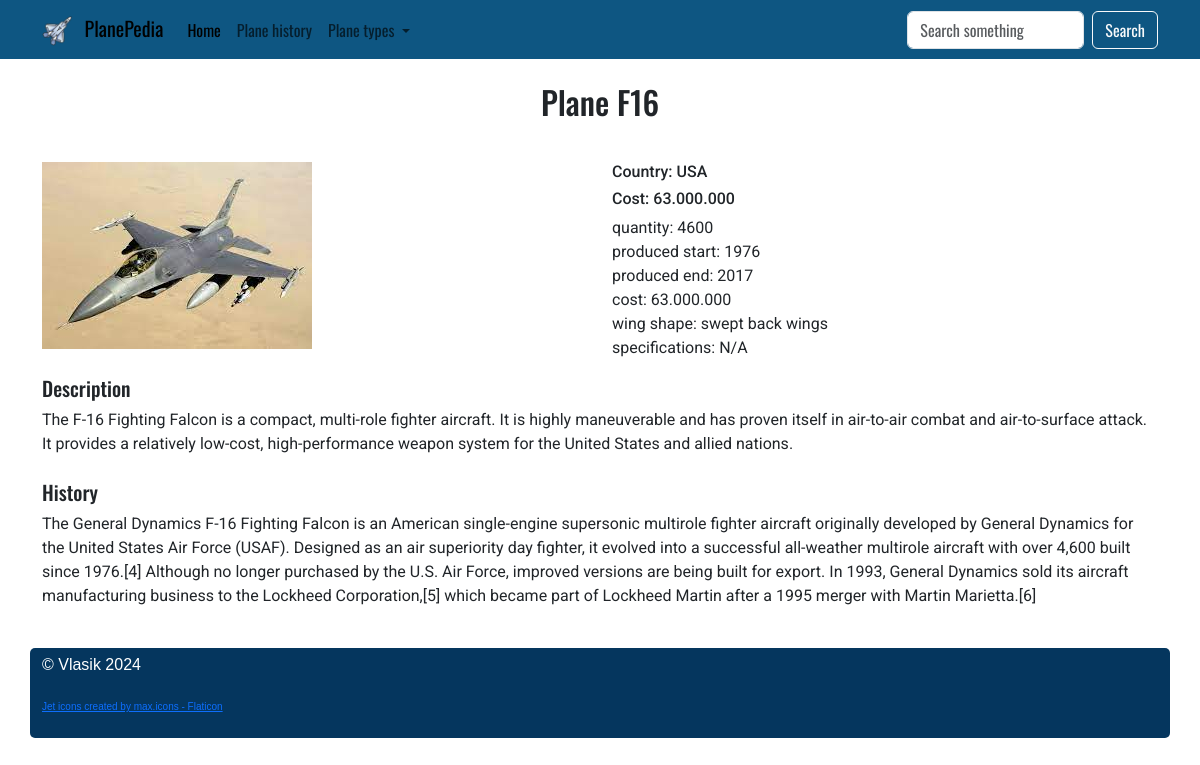
Page /plane/F16 on the committed database.
### tables this page shows
CREATE TABLE "planes" (
	"id"	INTEGER,
	"name"	TEXT,
	"category_id"	INTEGER,
	"image"	TEXT,
	"country"	TEXT,
	"quantity"	INTEGER,
	"producedstart"	TEXT,
	"producedend"	TEXT,
	"cost"	INTEGER,
	"wing_shape"	TEXT,
	"specifications"	TEXT,
	"description"	TEXT,
	"history"	TEXT,
	"visibility"	TEXT DEFAULT 'visible',
	FOREIGN KEY("category_id") REFERENCES "categories"("id"),
	PRIMARY KEY("id" AUTOINCREMENT)
);

### app.py (the view)
@app.route("/plane/<name>")
def plane_page(name):
    title = "Plane " + name
    plane = db.get_plane(name)
    plane_types = db.get_all_categories()
    return render_template("plane.html",
                           title = title,
                           plane = plane,
                           plane_types=plane_types)

### db_scripts.py (called while the page is built)
    def open(self):
        self.conn = sqlite3.connect(self.name)
        self.conn.row_factory = sqlite3.Row
        self.cursor = self.conn.cursor()

    def close(self):
        self.cursor.close()
        self.conn.close()

    def get_plane(self, name):
        self.open()
        self.cursor.execute('''SELECT * FROM planes WHERE name=? ''', [name])
        data = self.cursor.fetchall()
        self.close()
        data = [dict(row) for row in data]
        return data[0]

    def get_all_categories(self):
        self.open()
        self.cursor.execute('''SELECT * FROM categories ''')
        data = self.cursor.fetchall()
        self.close()
        data = [dict(row) for row in data]
        return data

### templates/plane.html
{% extends 'base.html' %}
{% block content %}
<h2 class="text-center my-4"> {{ title }}</h2>
<div class="row">
    <div class="col-12 col-md-6 col-lg-6 py-3">
        <img src="{{ url_for('static', filename='img/' + plane['image']) }}" class="img-fluid" alt="...">
    </div>
    <div class="col-12 col-md-6 col-lg-6 py-3">
        <h6>Country: {{plane['country']}}</h6>
        <h6>Cost: {{plane['cost']}}</h6>
        <div>quantity:  {{plane['quantity']}}</div>
        <div>produced start:  {{plane['producedstart']}}</div>
        <div>produced end:  {{plane['producedend']}}</div>
        <div>cost:  {{plane['cost']}}</div>
        <div>wing shape:  {{plane['wing_shape']}}</div>
        <div>specifications:  {{plane['specifications']}}</div>
    </div>
</div>
<h5>Description</h5>
<p class="pb-2">
    {{plane['description'] | safe}}
</p>
<h5>History</h5>
<p class="pb-4">
    {{plane['history'] | safe}}
</p>
{% endblock content %}

### static/style.css (style rules this page uses)
body { font-family: "Roboto", sans-serif; }
h1, h2, h3, h4, h5, header { font-family: "Oswald", sans-serif; }

### rows in the picture
planes: image (picture), country "USA", cost "63.000.000", quantity "4600", producedstart "1976", producedend "2017", wing_shape "swept back wings", specifications "N/A", description "The F-16 Fighting Falcon is a compact, multi-role fighter aircraft. It is highly maneuverable and has proven itself in air-to-air combat and air-to-surface attack. It provides a relatively low-cost, high-performance weapon system for the United States and allied nations.", history "The General Dynamics F-16 Fighting Falcon is an American single-engine supersonic multirole fighter aircraft originally developed by General Dynamics for the United States Air Force (USAF). Designed as an air superiority day fighter, it evolved into a successful all-weather multirole aircraft with over 4,600 built since 1976.[4] Although no longer purchased by the U.S. Air Force, improved versions are being built for export. In 1993, General Dynamics sold its aircraft manufacturing business to the Lockheed Corporation,[5] which became part of Lockheed Martin after a 1995 merger with Martin Marietta.[6]"

### other values in the picture
{{ title }} "Plane F16"
